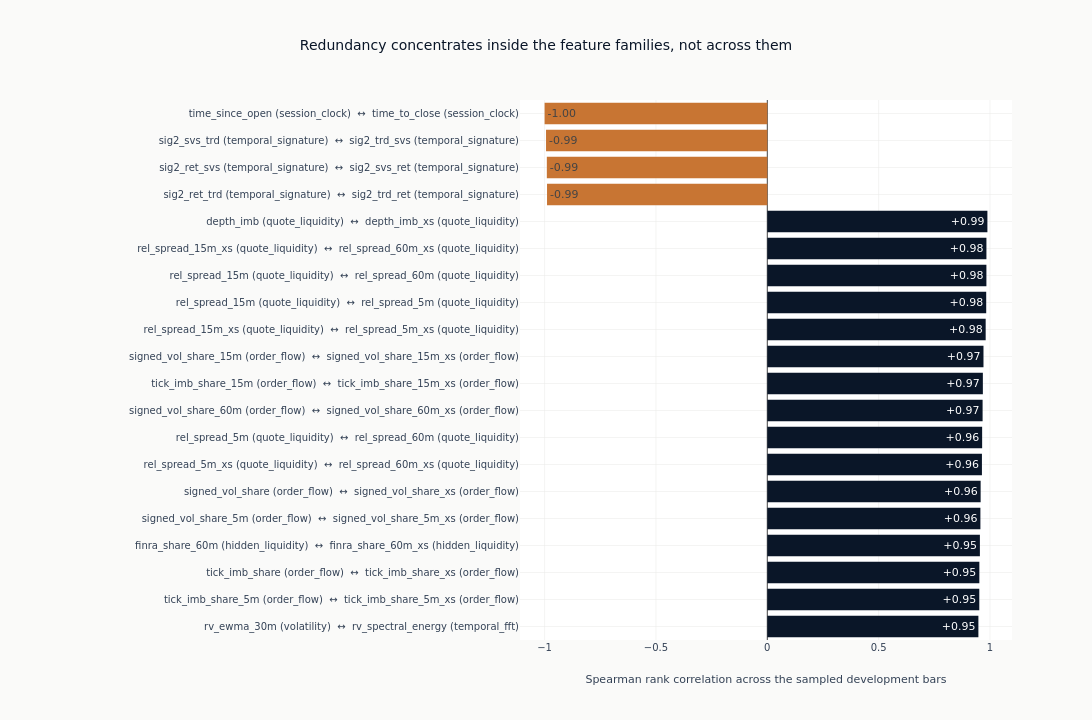

The cell this chart's notebook holds for it:
### Markdown cell above
### The Strongest Redundant Pairs

Ranked pairs rather than the full matrix. At this many features an unmasked heatmap
is mostly empty space with tick labels too small to read, and the question this
section asks is about specific pairs: which two candidates are the same evidence
entered twice. Each bar names both members and the family each belongs to, so a pair
drawn from inside one family and a pair spanning two are distinguishable. The second
kind is the one that matters most, because a selection that keeps one representative
per family would not notice it.

The counts printed below the figure separate those two kinds, and separate out a
third: pairs that are a level against its own cross-sectional z-score. Those are
redundant by construction rather than by anything the data did.

### Code cell
RANKED_PAIRS = 20
if high_corr_pairs:
    ranked = sorted(high_corr_pairs, key=lambda pair: abs(pair[2]), reverse=True)[:RANKED_PAIRS]
    pair_labels = [
        f"{left} ({families.get(left, 'other')})  ↔  {right} ({families.get(right, 'other')})"
        for left, right, _ in ranked
    ]
    pair_values = [float(value) for _, _, value in ranked]
    cross_family = sum(
        families.get(left, "other") != families.get(right, "other") for left, right, _ in ranked
    )
    # A level against its own cross-sectional z-score: the same measurement twice,
    # which the family declaration already says is one hypothesis on two scales.
    same_twin = sum(left == f"{right}_xs" or right == f"{left}_xs" for left, right, _ in ranked)
    fig = go.Figure(
        go.Bar(
            x=list(reversed(pair_values)),
            y=list(reversed(pair_labels)),
            orientation="h",
            marker_color=[
                COLORS["blue"] if value > 0 else COLORS["copper"] for value in reversed(pair_values)
            ],
            text=[f"{value:+.2f}" for value in reversed(pair_values)],
            textposition="inside",
        )
    )
    fig.update_layout(
        title="Redundancy concentrates inside the feature families, not across them",
        xaxis_title="Spearman rank correlation across the sampled development bars",
        height=720,
        width=1150,
        margin={"l": 520},
        showlegend=False,
    )
    show_plotly_with_alt(
        fig,
        "A histogram of the Spearman rank correlation between feature pairs over the sampled development bars, with the pairs drawn from within a family separated from those spanning two families.",
    )
    print(f"Of the {len(ranked)} strongest pairs, {cross_family} span two families")
    print(f"Of the {len(ranked)} strongest pairs, {same_twin} are a level against its own z-score")

### Figure 1 — Plotly figure (JSON) as saved in the notebook; plotly's stock layout.template omitted (floating-point values rounded to 4 significant figures)
{"data": [{"marker": {"color": ["#0a1628", "#0a1628", "#0a1628", "#0a1628", "#0a1628", "#0a1628", "#0a1628", "#0a1628", "#0a1628", "#0a1628", "#0a1628", "#0a1628", "#0a1628", "#0a1628", "#0a1628", "#0a1628", "#C87533", "#C87533", "#C87533", "#C87533"]}, "orientation": "h", "text": ["+0.95", "+0.95", "+0.95", "+0.95", "+0.96", "+0.96", "+0.96", "+0.96", "+0.97", "+0.97", "+0.97", "+0.98", "+0.98", "+0.98", "+0.98", "+0.99", "-0.99", "-0.99", "-0.99", "-1.00"], "textposition": "inside", "type": "bar", "x": [0.9479, 0.952, 0.9522, 0.9547, 0.9569, 0.958, 0.9638, 0.9648, 0.9668, 0.968, 0.9708, 0.9806, 0.983, 0.9839, 0.984, 0.9884, -0.9891, -0.99, -0.9936, -1.0], "y": ["rv_ewma_30m (volatility)  ↔  rv_spectral_energy (temporal_fft)", "tick_imb_share_5m (order_flow)  ↔  tick_imb_share_5m_xs (order_flow)", "tick_imb_share (order_flow)  ↔  tick_imb_share_xs (order_flow)", "finra_share_60m (hidden_liquidity)  ↔  finra_share_60m_xs (hidden_liquidity)", "signed_vol_share_5m (order_flow)  ↔  signed_vol_share_5m_xs (order_flow)", "signed_vol_share (order_flow)  ↔  signed_vol_share_xs (order_flow)", "rel_spread_5m_xs (quote_liquidity)  ↔  rel_spread_60m_xs (quote_liquidity)", "rel_spread_5m (quote_liquidity)  ↔  rel_spread_60m (quote_liquidity)", "signed_vol_share_60m (order_flow)  ↔  signed_vol_share_60m_xs (order_flow)", "tick_imb_share_15m (order_flow)  ↔  tick_imb_share_15m_xs (order_flow)", "signed_vol_share_15m (order_flow)  ↔  signed_vol_share_15m_xs (order_flow)", "rel_spread_15m_xs (quote_liquidity)  ↔  rel_spread_5m_xs (quote_liquidity)", "rel_spread_15m (quote_liquidity)  ↔  rel_spread_5m (quote_liquidity)", "rel_spread_15m (quote_liquidity)  ↔  rel_spread_60m (quote_liquidity)", "rel_spread_15m_xs (quote_liquidity)  ↔  rel_spread_60m_xs (quote_liquidity)", "depth_imb (quote_liquidity)  ↔  depth_imb_xs (quote_liquidity)", "sig2_ret_trd (temporal_signature)  ↔  sig2_trd_ret (temporal_signature)", "sig2_ret_svs (temporal_signature)  ↔  sig2_svs_ret (temporal_signature)", "sig2_svs_trd (temporal_signature)  ↔  sig2_trd_svs (temporal_signature)", "time_since_open (session_clock)  ↔  time_to_close (session_clock)"]}], "layout": {"height": 720, "margin": {"l": 520}, "showlegend": false, "title": {"text": "Redundancy concentrates inside the feature families, not across them"}, "width": 1150, "xaxis": {"title": {"text": "Spearman rank correlation across the sampled development bars"}}}}
